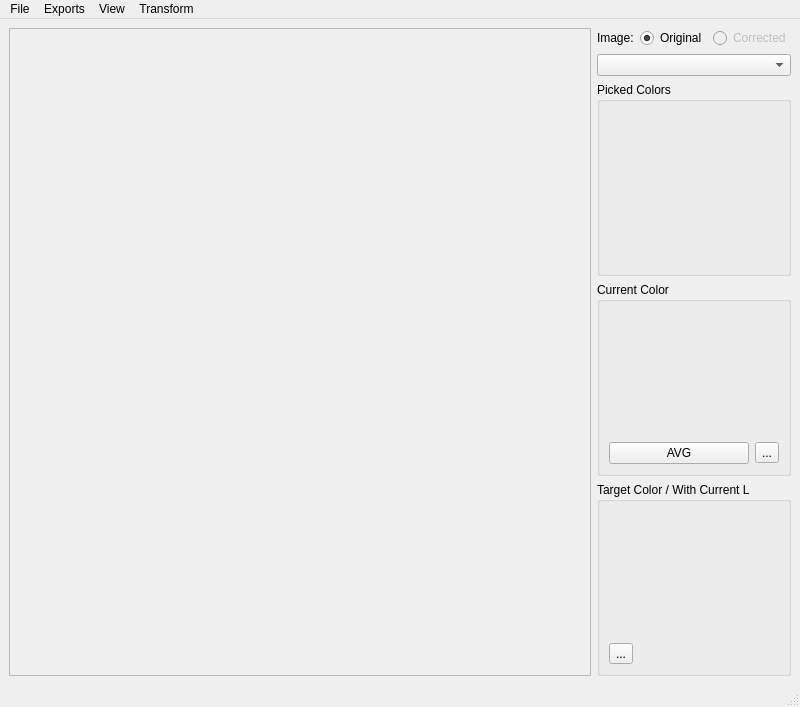
<?xml version="1.0" encoding="UTF-8"?>
<ui version="4.0">
 <class>MainWindow</class>
 <widget class="QMainWindow" name="MainWindow">
  <property name="geometry">
   <rect>
    <x>0</x>
    <y>0</y>
    <width>800</width>
    <height>707</height>
   </rect>
  </property>
  <property name="windowTitle">
   <string>MainWindow</string>
  </property>
  <widget class="QWidget" name="centralwidget">
   <layout class="QGridLayout" name="gridLayout">
    <item row="0" column="0">
     <layout class="QVBoxLayout" name="leftLayout">
      <item>
       <widget class="QScrollArea" name="scrollAreaImage">
        <property name="widgetResizable">
         <bool>true</bool>
        </property>
        <widget class="QWidget" name="scrollAreaWidgetContents">
         <property name="geometry">
          <rect>
           <x>0</x>
           <y>0</y>
           <width>537</width>
           <height>641</height>
          </rect>
         </property>
        </widget>
       </widget>
      </item>
     </layout>
    </item>
    <item row="0" column="1">
     <layout class="QVBoxLayout" name="verticalLayout_2">
      <item>
       <layout class="QHBoxLayout" name="horizontalLayout_2">
        <item>
         <widget class="QLabel" name="label">
          <property name="text">
           <string>Image:</string>
          </property>
         </widget>
        </item>
        <item>
         <widget class="QRadioButton" name="originalRadioButton">
          <property name="text">
           <string>Original</string>
          </property>
          <property name="checked">
           <bool>true</bool>
          </property>
          <attribute name="buttonGroup">
           <string notr="true">buttonGroup</string>
          </attribute>
         </widget>
        </item>
        <item>
         <widget class="QRadioButton" name="correctedRadioButton">
          <property name="enabled">
           <bool>false</bool>
          </property>
          <property name="text">
           <string>Corrected</string>
          </property>
          <property name="checkable">
           <bool>true</bool>
          </property>
          <attribute name="buttonGroup">
           <string notr="true">buttonGroup</string>
          </attribute>
         </widget>
        </item>
       </layout>
      </item>
      <item>
       <widget class="QComboBox" name="currentColor"/>
      </item>
      <item>
       <widget class="QGroupBox" name="pickedColorsGroup">
        <property name="title">
         <string>Picked Colors</string>
        </property>
       </widget>
      </item>
      <item>
       <widget class="QGroupBox" name="originalColorGroup">
        <property name="title">
         <string>Current Color</string>
        </property>
        <layout class="QVBoxLayout" name="verticalLayout_3">
         <item>
          <widget class="QLabel" name="originalColorLabel">
           <property name="text">
            <string/>
           </property>
          </widget>
         </item>
         <item>
          <layout class="QHBoxLayout" name="horizontalLayout">
           <item>
            <widget class="QPushButton" name="resetOriginalColorButton">
             <property name="text">
              <string>AVG</string>
             </property>
            </widget>
           </item>
           <item>
            <widget class="QToolButton" name="originalColorButton">
             <property name="text">
              <string>...</string>
             </property>
            </widget>
           </item>
          </layout>
         </item>
        </layout>
       </widget>
      </item>
      <item>
       <widget class="QGroupBox" name="finalColorGroup">
        <property name="title">
         <string>Target Color / With Current L</string>
        </property>
        <layout class="QVBoxLayout" name="verticalLayout">
         <item>
          <widget class="QLabel" name="finalColorLabel">
           <property name="text">
            <string/>
           </property>
          </widget>
         </item>
         <item>
          <widget class="QLabel" name="finalColorWithCurrentLLabel">
           <property name="text">
            <string/>
           </property>
          </widget>
         </item>
         <item>
          <widget class="QToolButton" name="finalColorButton">
           <property name="text">
            <string>...</string>
           </property>
          </widget>
         </item>
        </layout>
       </widget>
      </item>
     </layout>
    </item>
   </layout>
  </widget>
  <widget class="QMenuBar" name="menubar">
   <property name="geometry">
    <rect>
     <x>0</x>
     <y>0</y>
     <width>800</width>
     <height>22</height>
    </rect>
   </property>
   <widget class="QMenu" name="menuLoad_Image">
    <property name="title">
     <string>File</string>
    </property>
    <addaction name="actionLoad_Image"/>
    <addaction name="actionPrint_color_info"/>
   </widget>
   <widget class="QMenu" name="menuView">
    <property name="title">
     <string>View</string>
    </property>
    <addaction name="actionFit_in_view"/>
    <addaction name="actionZoom_in"/>
    <addaction name="actionZoom_out"/>
   </widget>
   <widget class="QMenu" name="menuTransform">
    <property name="title">
     <string>Transform</string>
    </property>
    <addaction name="actionColor_Transformation"/>
    <addaction name="actionColor_Transformation_3D"/>
    <addaction name="actionLoad_Last_TColor_Transformation_3D"/>
    <addaction name="actionCompute_LAB"/>
    <addaction name="actionPrint_Transformation_Errors"/>
    <addaction name="actionTest_Transformation_on_Images"/>
   </widget>
   <widget class="QMenu" name="menuExports">
    <property name="title">
     <string>Exports</string>
    </property>
    <addaction name="actionExport_Image_to_PLY"/>
    <addaction name="actionExport_ColorTransf_to_PLY"/>
    <addaction name="actionExport_Palette_to_PLY"/>
    <addaction name="actionExport_transf_per_zone"/>
    <addaction name="actionExport_transf_per_L"/>
    <addaction name="actionExport_weights"/>
    <addaction name="actionExport_deformation_factors"/>
   </widget>
   <addaction name="menuLoad_Image"/>
   <addaction name="menuExports"/>
   <addaction name="menuView"/>
   <addaction name="menuTransform"/>
  </widget>
  <widget class="QStatusBar" name="statusbar"/>
  <action name="actionLoad_Image">
   <property name="text">
    <string>Load Image...</string>
   </property>
  </action>
  <action name="actionFit_in_view">
   <property name="text">
    <string>Fit in view</string>
   </property>
  </action>
  <action name="actionZoom_in">
   <property name="text">
    <string>Zoom in</string>
   </property>
   <property name="shortcut">
    <string>+</string>
   </property>
  </action>
  <action name="actionZoom_out">
   <property name="text">
    <string>Zoom out</string>
   </property>
   <property name="shortcut">
    <string>-</string>
   </property>
  </action>
  <action name="actionExport_Image_to_PLY">
   <property name="text">
    <string>Export Image to PLY...</string>
   </property>
  </action>
  <action name="actionColor_Transformation">
   <property name="text">
    <string>Color Transformation...</string>
   </property>
  </action>
  <action name="actionCompute_LAB">
   <property name="text">
    <string>Compute LAB...</string>
   </property>
  </action>
  <action name="actionPrint_color_info">
   <property name="text">
    <string>Print color info JSON-format</string>
   </property>
  </action>
  <action name="actionExport_ColorTransf_to_PLY">
   <property name="text">
    <string>Export ColorTransf to PLY...</string>
   </property>
  </action>
  <action name="actionPrint_Transformation_Errors">
   <property name="text">
    <string>Print Transformation Errors...</string>
   </property>
  </action>
  <action name="actionColor_Transformation_3D">
   <property name="text">
    <string>Color Transformation 3D...</string>
   </property>
  </action>
  <action name="actionExport_Palette_to_PLY">
   <property name="text">
    <string>Export Palette to PLY...</string>
   </property>
  </action>
  <action name="actionTest_Transformation_on_Images">
   <property name="text">
    <string>Test Transformation on Images...</string>
   </property>
  </action>
  <action name="actionExport_transf_per_zone">
   <property name="text">
    <string>Export transf. per zone...</string>
   </property>
  </action>
  <action name="actionExport_transf_per_L">
   <property name="text">
    <string>Export transf per L...</string>
   </property>
  </action>
  <action name="actionExport_weights">
   <property name="text">
    <string>Export weights...</string>
   </property>
  </action>
  <action name="actionExport_deformation_factors">
   <property name="text">
    <string>Export deformation factors...</string>
   </property>
  </action>
  <action name="actionLoad_Last_TColor_Transformation_3D">
   <property name="text">
    <string>Load Last TColor Transformation 3D...</string>
   </property>
  </action>
 </widget>
 <resources/>
 <connections>
  <connection>
   <sender>currentColor</sender>
   <signal>currentTextChanged(QString)</signal>
   <receiver>MainWindow</receiver>
   <slot>currentColorChanged(QString)</slot>
   <hints>
    <hint type="sourcelabel">
     <x>789</x>
     <y>56</y>
    </hint>
    <hint type="destinationlabel">
     <x>394</x>
     <y>36</y>
    </hint>
   </hints>
  </connection>
  <connection>
   <sender>finalColorButton</sender>
   <signal>clicked()</signal>
   <receiver>MainWindow</receiver>
   <slot>changeTargetColor()</slot>
   <hints>
    <hint type="sourcelabel">
     <x>602</x>
     <y>634</y>
    </hint>
    <hint type="destinationlabel">
     <x>342</x>
     <y>645</y>
    </hint>
   </hints>
  </connection>
  <connection>
   <sender>originalColorButton</sender>
   <signal>clicked()</signal>
   <receiver>MainWindow</receiver>
   <slot>changeCurrentColor()</slot>
   <hints>
    <hint type="sourcelabel">
     <x>763</x>
     <y>402</y>
    </hint>
    <hint type="destinationlabel">
     <x>399</x>
     <y>339</y>
    </hint>
   </hints>
  </connection>
  <connection>
   <sender>resetOriginalColorButton</sender>
   <signal>clicked()</signal>
   <receiver>MainWindow</receiver>
   <slot>avgCurrentColor()</slot>
   <hints>
    <hint type="sourcelabel">
     <x>661</x>
     <y>402</y>
    </hint>
    <hint type="destinationlabel">
     <x>399</x>
     <y>339</y>
    </hint>
   </hints>
  </connection>
  <connection>
   <sender>originalRadioButton</sender>
   <signal>toggled(bool)</signal>
   <receiver>MainWindow</receiver>
   <slot>originalRadioButtonClicked(bool)</slot>
   <hints>
    <hint type="sourcelabel">
     <x>649</x>
     <y>106</y>
    </hint>
    <hint type="destinationlabel">
     <x>399</x>
     <y>353</y>
    </hint>
   </hints>
  </connection>
  <connection>
   <sender>correctedRadioButton</sender>
   <signal>toggled(bool)</signal>
   <receiver>MainWindow</receiver>
   <slot>correctedRadioButtonClicked(bool)</slot>
   <hints>
    <hint type="sourcelabel">
     <x>742</x>
     <y>106</y>
    </hint>
    <hint type="destinationlabel">
     <x>399</x>
     <y>353</y>
    </hint>
   </hints>
  </connection>
 </connections>
 <slots>
  <slot>currentColorChanged(QString)</slot>
  <slot>changeTargetColor()</slot>
  <slot>zoomIn()</slot>
  <slot>zoomOut()</slot>
  <slot>fitInView()</slot>
  <slot>changeCurrentColor()</slot>
  <slot>avgCurrentColor()</slot>
  <slot>originalRadioButtonClicked(bool)</slot>
  <slot>correctedRadioButtonClicked(bool)</slot>
 </slots>
 <buttongroups>
  <buttongroup name="buttonGroup"/>
 </buttongroups>
</ui>
